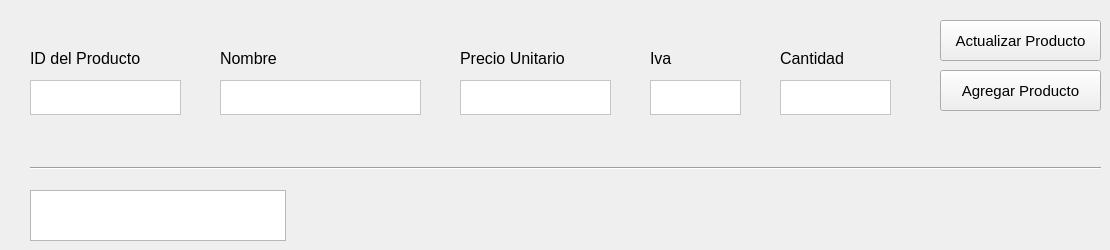
   <widget class="QWidget" name="tab_2">
    <attribute name="title">
     <string>Productos</string>
    </attribute>
    <widget class="QLabel" name="label_3">
     <property name="geometry">
      <rect>
       <x>30</x>
       <y>50</y>
       <width>141</width>
       <height>16</height>
      </rect>
     </property>
     <property name="font">
      <font>
       <pointsize>12</pointsize>
      </font>
     </property>
     <property name="text">
      <string>ID del Producto</string>
     </property>
    </widget>
    <widget class="QPlainTextEdit" name="id_create_producto">
     <property name="geometry">
      <rect>
       <x>30</x>
       <y>80</y>
       <width>151</width>
       <height>35</height>
      </rect>
     </property>
     <property name="font">
      <font>
       <pointsize>12</pointsize>
      </font>
     </property>
     <property name="styleSheet">
      <string notr="true">background-color: #fff;</string>
     </property>
    </widget>
    <widget class="QLabel" name="label_4">
     <property name="geometry">
      <rect>
       <x>220</x>
       <y>50</y>
       <width>81</width>
       <height>16</height>
      </rect>
     </property>
     <property name="font">
      <font>
       <pointsize>12</pointsize>
      </font>
     </property>
     <property name="text">
      <string>Nombre</string>
     </property>
    </widget>
    <widget class="QPlainTextEdit" name="nombre_create_producto">
     <property name="geometry">
      <rect>
       <x>220</x>
       <y>80</y>
       <width>201</width>
       <height>35</height>
      </rect>
     </property>
     <property name="font">
      <font>
       <pointsize>12</pointsize>
      </font>
     </property>
     <property name="styleSheet">
      <string notr="true">background-color: #fff;</string>
     </property>
    </widget>
    <widget class="QLabel" name="label_5">
     <property name="geometry">
      <rect>
       <x>460</x>
       <y>50</y>
       <width>141</width>
       <height>16</height>
      </rect>
     </property>
     <property name="font">
      <font>
       <pointsize>12</pointsize>
      </font>
     </property>
     <property name="text">
      <string>Precio Unitario</string>
     </property>
    </widget>
    <widget class="QPlainTextEdit" name="precio_create_producto">
     <property name="geometry">
      <rect>
       <x>460</x>
       <y>80</y>
       <width>151</width>
       <height>35</height>
      </rect>
     </property>
     <property name="font">
      <font>
       <pointsize>12</pointsize>
      </font>
     </property>
     <property name="styleSheet">
      <string notr="true">background-color: #fff;</string>
     </property>
    </widget>
    <widget class="QLabel" name="label_6">
     <property name="geometry">
      <rect>
       <x>650</x>
       <y>50</y>
       <width>55</width>
       <height>16</height>
      </rect>
     </property>
     <property name="font">
      <font>
       <pointsize>12</pointsize>
      </font>
     </property>
     <property name="text">
      <string>Iva</string>
     </property>
    </widget>
    <widget class="QPlainTextEdit" name="iva_create_producto">
     <property name="geometry">
      <rect>
       <x>650</x>
       <y>80</y>
       <width>91</width>
       <height>35</height>
      </rect>
     </property>
     <property name="font">
      <font>
       <pointsize>12</pointsize>
      </font>
     </property>
     <property name="styleSheet">
      <string notr="true">background-color: #fff;</string>
     </property>
    </widget>
    <widget class="QLabel" name="label_7">
     <property name="geometry">
      <rect>
       <x>780</x>
       <y>50</y>
       <width>91</width>
       <height>16</height>
      </rect>
     </property>
     <property name="font">
      <font>
       <pointsize>12</pointsize>
      </font>
     </property>
     <property name="text">
      <string>Cantidad</string>
     </property>
    </widget>
    <widget class="QPlainTextEdit" name="cantidad_create_producto">
     <property name="geometry">
      <rect>
       <x>780</x>
       <y>80</y>
       <width>111</width>
       <height>35</height>
      </rect>
     </property>
     <property name="font">
      <font>
       <pointsize>12</pointsize>
      </font>
     </property>
     <property name="styleSheet">
      <string notr="true">background-color: #fff;</string>
     </property>
    </widget>
    <widget class="QPushButton" name="btn_create_product">
     <property name="geometry">
      <rect>
       <x>940</x>
       <y>70</y>
       <width>161</width>
       <height>41</height>
      </rect>
     </property>
     <property name="font">
      <font>
       <pointsize>11</pointsize>
      </font>
     </property>
     <property name="text">
      <string>Agregar Producto</string>
     </property>
    </widget>
    <widget class="QPushButton" name="btn_update_producto">
     <property name="geometry">
      <rect>
       <x>940</x>
       <y>20</y>
       <width>161</width>
       <height>41</height>
      </rect>
     </property>
     <property name="font">
      <font>
       <pointsize>11</pointsize>
      </font>
     </property>
     <property name="text">
      <string>Actualizar Producto</string>
     </property>
    </widget>
    <widget class="QLabel" name="msg_create">
     <property name="geometry">
      <rect>
       <x>30</x>
       <y>120</y>
       <width>271</width>
       <height>31</height>
      </rect>
     </property>
     <property name="font">
      <font>
       <pointsize>10</pointsize>
      </font>
     </property>
     <property name="text">
      <string/>
     </property>
    </widget>
    <widget class="Line" name="line_2">
     <property name="geometry">
      <rect>
       <x>30</x>
       <y>160</y>
       <width>1071</width>
       <height>16</height>
      </rect>
     </property>
     <property name="orientation">
      <enum>Qt::Horizontal</enum>
     </property>
    </widget>
    <widget class="QTableView" name="table_productos">
     <property name="geometry">
      <rect>
       <x>30</x>
       <y>190</y>
       <width>256</width>
       <height>51</height>
      </rect>
     </property>
    </widget>
   </widget>
